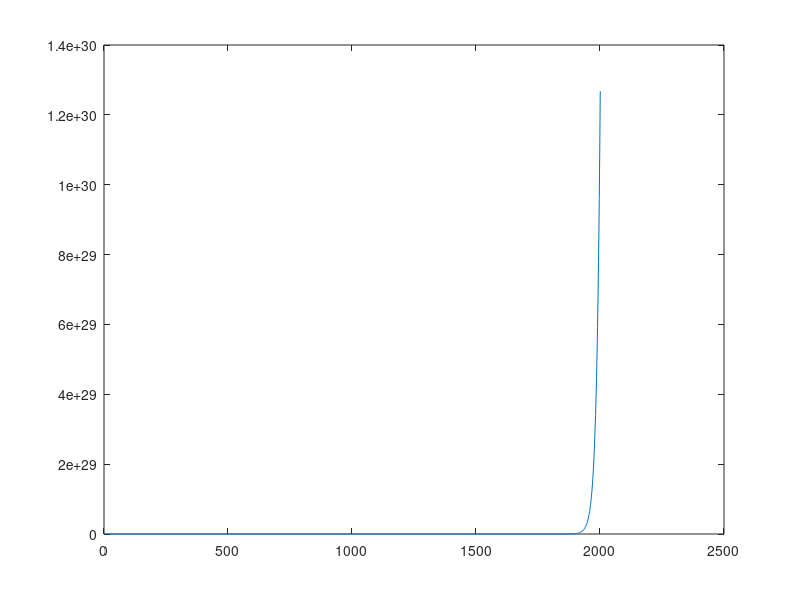
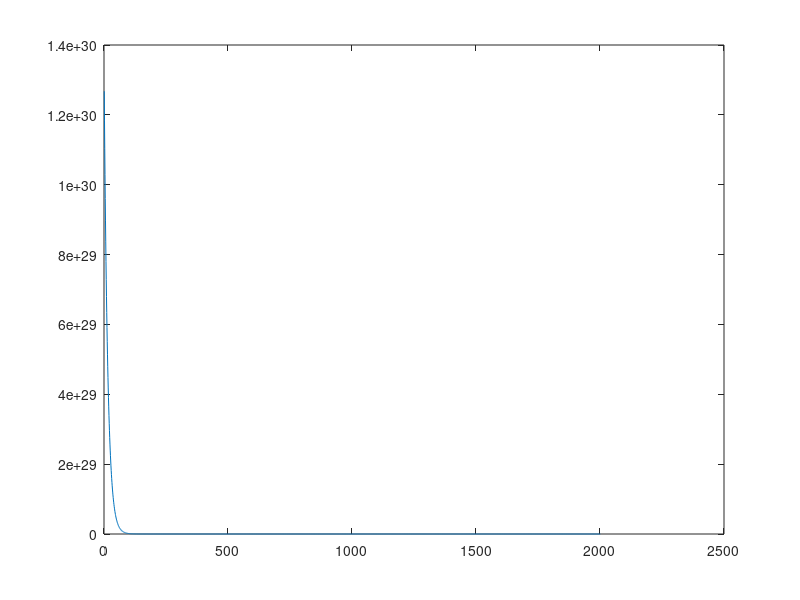

Write the MATLAB code that produced these figures, in order.
A = 1;
n = -100:0.1:100;


alpha = 2;

x = A * alpha .^ n;

plot(x)

%----------------

alpha2 = 0.5;

x2 = A * alpha2 .^ n;

figure
plot(x2)